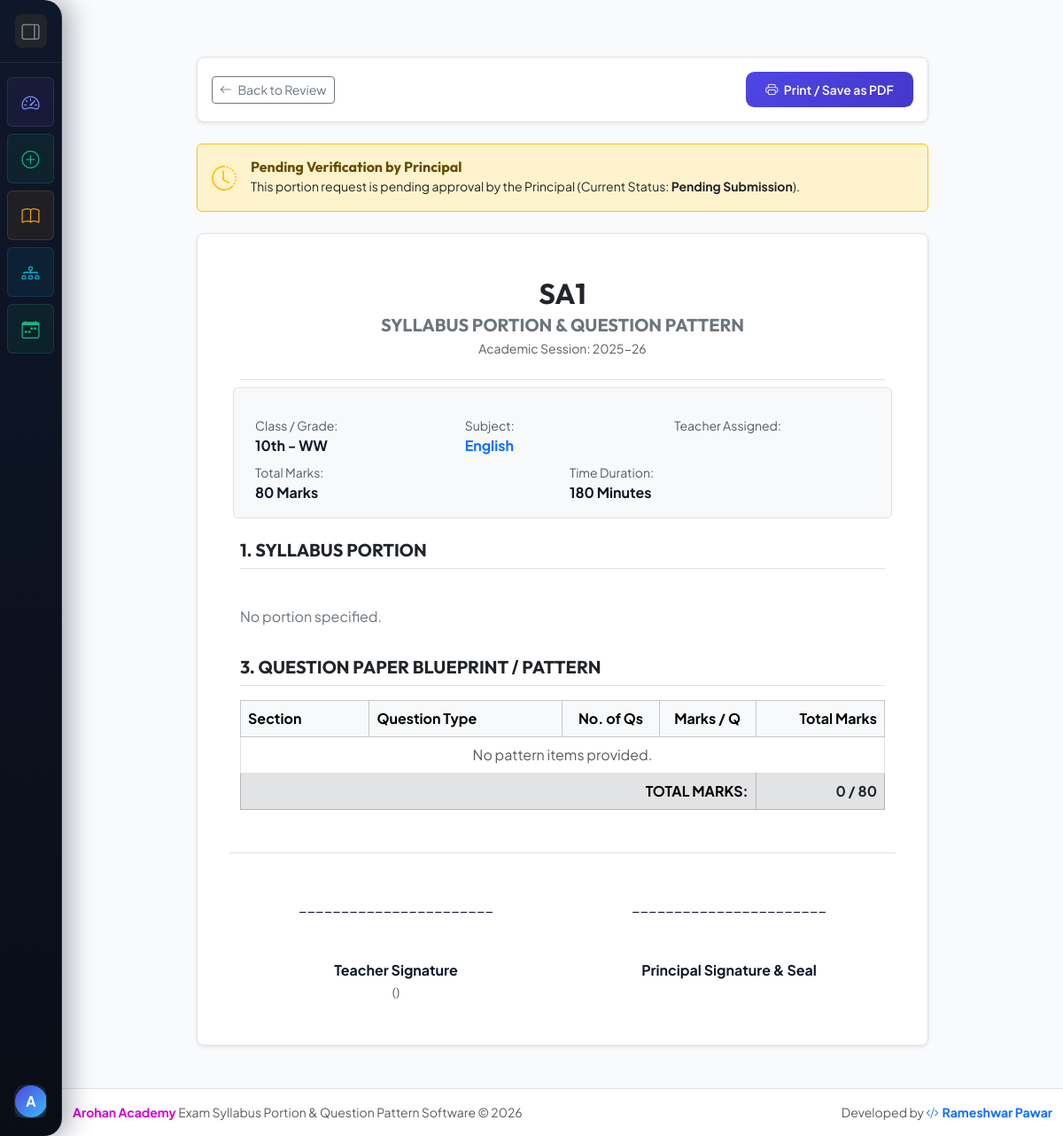
The app's page /submission/46145e73-1848-4c33-800c-a52b606738e7/print/ (signed in) with its own data.
### core/models.py (models this page shows, shortened)
class PortionSubmission(models.Model):
    STATUS_CHOICES = [
        ('PENDING', 'Pending Submission'),
        ('SUBMITTED', 'Submitted by Teacher'),
        ('APPROVED', 'Approved by Principal'),
        ('REVISION', 'Revision Requested'),
    ]
    id = models.UUIDField(primary_key=True, default=uuid.uuid4, editable=False)
    exam = models.ForeignKey(Exam, on_delete=models.CASCADE, related_name='submissions')
    master_subject = models.ForeignKey(MasterSubject, on_delete=models.SET_NULL, null=True, blank=True, related_name='submissions')
    division_ref = models.ForeignKey(Division, on_delete=models.SET_NULL, null=True, blank=True, related_name='submissions')
    class_name = models.CharField(max_length=100, db_index=True, help_text="e.g. Grade VIII(MM) or Class 10-A")
    subject_name = models.CharField(max_length=100, db_index=True, help_text="e.g. Mathematics, Physics")
    teacher_name = models.CharField(max_length=150, help_text="Teacher's full name")
    teacher_email = models.EmailField(blank=True, null=True, help_text="Optional teacher contact email")
    exam_date = models.DateField(blank=True, null=True, db_index=True, help_text="Date of exam e.g. 2026-07-06")
    syllabus_portion = models.TextField(blank=True, help_text="List chapters, topics, and units covered")
    instructions_for_students = models.TextField(blank=True, help_text="Special instructions for question paper e.g. Use of calculator allowed")
    total_marks = models.PositiveIntegerField(default=80)
    duration_minutes = models.PositiveIntegerField(default=180, help_text="Exam duration in minutes")
    order = models.PositiveIntegerField(default=0, db_index=True, help_text="Sequence order of subject for display and reports")
    status = models.CharField(max_length=20, choices=STATUS_CHOICES, default='PENDING', db_index=True)
    principal_remarks = models.TextField(blank=True, help_text="Remarks from Principal/Admin")
    submitted_at = models.DateTimeField(blank=True, null=True)
    created_at = models.DateTimeField(auto_now_add=True)
    updated_at = models.DateTimeField(auto_now=True)
    class Meta:
        ordering = ['order', 'class_name', 'subject_name']
        indexes = [
            models.Index(fields=['exam', 'status'], name='idx_sub_exam_status'),
            models.Index(fields=['exam', 'division_ref', 'master_subject'], name='idx_sub_exam_div_subj'),
            models.Index(fields=['exam', 'order', 'subject_name'], name='idx_sub_exam_order_subj'),
            models.Index(fields=['exam', 'subject_name', 'status'], name='idx_sub_exam_subj_status'),
        ]
    @property
    def has_target_marks(self):
        return (self.total_marks or 0) > 0
    @property
    def total_calculated_marks(self):
        return sum(item.total_marks for item in self.pattern_items.all())

class Exam(models.Model):
    title = models.CharField(max_length=200, help_text="e.g. PA-1 Exam 2026-2027")
    academic_year = models.CharField(max_length=50, help_text="e.g. 2026-2027")
    school_name = models.CharField(max_length=250, default="Arohan Academy School", help_text="School Name Header")
    header_subtitle = models.CharField(max_length=200, default="(Syllabus Paper & Time table)", help_text="Subtitle e.g. (Syllabus Paper & Time table)")
    note_text = models.CharField(max_length=300, default="NOTE: Kindly pay your wards fees before exam and collect the exam pass from the office.", help_text="Bottom note")
    hide_target_before_submission = models.BooleanField(
        default=False,
        help_text="Hide pre-set marks and duration before teacher submission so teachers enter them on submit.",
    )
    created_at = models.DateTimeField(auto_now_add=True, db_index=True)
    is_active = models.BooleanField(default=True, db_index=True)
    class Meta:
        ordering = ['-created_at']
        indexes = [
            models.Index(fields=['is_active', '-created_at'], name='idx_exam_active_created'),
        ]

### core/views.py (the view)
# urls.py: path('submission/<uuid:submission_id>/print/', views.print_submission_view, name='print_submission'),
@login_required
def print_submission_view(request, submission_id):
    submission = get_object_or_404(
        PortionSubmission.objects
        .select_related('exam')
        .prefetch_related('pattern_items'),
        id=submission_id,
    )
    return render(request, 'core/print_submission.html', {'submission': submission})

### templates/core/print_submission.html (shortened to what this page needs)
{% extends 'base.html' %}
{% block content %}
<div class="container my-4" style="max-width: 850px;">
    <div class="d-flex justify-content-between align-items-center mb-4 no-print bg-white p-3 rounded-3 shadow-sm border">
        <div>
            <a href="{% url 'review_submission' submission.id %}" class="btn btn-outline-secondary btn-sm">
                <i class="bi bi-arrow-left me-1"></i> Back to Review
            </a>
        </div>
        <button onclick="window.print()" class="btn btn-primary-custom btn-sm">
            <i class="bi bi-printer me-1"></i> Print / Save as PDF
        </button>
    </div>
    {% if submission.status != 'APPROVED' %}
    <div class="alert alert-warning border-warning d-flex align-items-center mb-4 no-print">
        <i class="bi bi-clock-history fs-3 me-3 text-warning"></i>
        <div>
            <h6 class="fw-bold mb-0">Pending Verification by Principal</h6>
            <small class="text-dark">This portion request is pending approval by the Principal (Current Status: <strong>{{ submission.get_status_display }}</strong>).</small>
        </div>
    </div>
    {% endif %}
    <div class="bg-white p-5 border rounded-3 shadow-sm print-card">
        <div class="text-center border-bottom pb-4 mb-4">
            <h2 class="fw-bold mb-1 text-uppercase text-dark">{{ submission.exam.title }}</h2>
            <h5 class="text-secondary font-semibold mb-1">SYLLABUS PORTION & QUESTION PATTERN</h5>
            <p class="text-muted small mb-0">Academic Session: {{ submission.exam.academic_year }}</p>
        </div>
        <div class="row g-3 mb-4 p-3 bg-light rounded border">
            <div class="col-4">
                <span class="text-muted small d-block">Class / Grade:</span>
                <strong class="fs-6">{{ submission.class_name }}</strong>
            </div>
            <div class="col-4">
                <span class="text-muted small d-block">Subject:</span>
                <strong class="fs-6 text-primary">{{ submission.subject_name }}</strong>
            </div>
            <div class="col-4">
                <span class="text-muted small d-block">Teacher Assigned:</span>
            </div>
            <div class="col-6 mt-2">
                <span class="text-muted small d-block">Total Marks:</span>
                <strong>{% if submission.total_marks > 0 %}{{ submission.total_marks }} Marks{% else %}&mdash;{% endif %}</strong>
            </div>
            <div class="col-6 mt-2">
                <span class="text-muted small d-block">Time Duration:</span>
                <strong>{% if submission.duration_minutes > 0 %}{{ submission.duration_minutes }} Minutes{% else %}&mdash;{% endif %}</strong>
            </div>
        </div>
        <div class="mb-4">
            <h5 class="fw-bold border-bottom pb-2 text-dark">1. SYLLABUS PORTION</h5>
            <div class="py-2 text-secondary" style="white-space: pre-line; line-height: 1.6;">
                {{ submission.syllabus_portion|default:"No portion specified." }}
            </div>
        </div>
        <div class="mb-5">
            <h5 class="fw-bold border-bottom pb-2 text-dark">3. QUESTION PAPER BLUEPRINT / PATTERN</h5>
            <table class="table table-bordered align-middle mt-3">
                <thead class="table-light">
                    <tr>
                        <th style="width: 20%;">Section</th>
                        <th style="width: 30%;">Question Type</th>
                        <th class="text-center" style="width: 15%;">No. of Qs</th>
                        <th class="text-center" style="width: 15%;">Marks / Q</th>
                        <th class="text-end" style="width: 20%;">Total Marks</th>
                    </tr>
                </thead>
                <tbody>
                    {% for item in submission.pattern_items.all %}
                    <tr>
                        <td class="fw-bold">{{ item.section_name }}</td>
                        <td>{{ item.question_type }}</td>
                        <td class="text-center">{{ item.number_of_questions }}</td>
                        <td class="text-center">{{ item.marks_per_question }}</td>
                        <td class="text-end fw-bold">{{ item.total_marks }}</td>
                    </tr>
                    {% empty %}
                    <tr>
                        <td colspan="5" class="text-center text-muted">No pattern items provided.</td>
                    </tr>
                    {% endfor %}
                </tbody>
                <tfoot>
                    <tr class="table-secondary">
                        <th colspan="4" class="text-end fw-bold">TOTAL MARKS:</th>
                        <th class="text-end fs-6 fw-bold text-dark">{{ submission.total_calculated_marks }}{% if submission.has_target_marks %} / {{ submission.total_marks }}{% endif %}</th>
                    </tr>
                </tfoot>
            </table>
        </div>
        <div class="row pt-5 mt-5 border-top">
            <div class="col-6 text-center">
                <p class="mb-5">_______________________</p>
                <p class="fw-bold mb-0">Teacher Signature</p>
                <small class="text-muted">({{ submission.teacher_name }})</small>
            </div>
            <div class="col-6 text-center">
                <p class="mb-5">_______________________</p>
                <p class="fw-bold mb-0">Principal Signature & Seal</p>
            </div>
        </div>
    </div>
</div>
{% endblock %}

### templates/base.html (shortened to what this page needs)
{% load static %}
<!DOCTYPE html>
<html lang="en">
<head>
    <link href="https://cdn.jsdelivr.net/npm/bootstrap@5.3.2/dist/css/bootstrap.min.css" rel="stylesheet">
    <link href="https://cdn.jsdelivr.net/npm/bootstrap-icons@1.11.1/font/bootstrap-icons.css" rel="stylesheet">
    <link href="{% static 'css/style.css' %}" rel="stylesheet">
</head>
<body class="{% block body_class %}{% if user.is_authenticated %}has-sidebar sidebar-collapsed{% endif %}{% endblock %}">
    {% block navbar %}
    {% if user.is_authenticated %}
    <aside class="sidebar-pro collapsed no-print" id="mainSidebar">
        <div class="sidebar-header d-flex align-items-center justify-content-between px-3 py-3">
            <button type="button" class="btn btn-sm btn-dark sidebar-toggle-btn border-0 text-white-50 p-1.5" onclick="toggleSidebar()" title="Toggle Sidebar Navigation">
                <i class="bi bi-layout-sidebar-reverse fs-5" id="sidebarToggleIcon"></i>
            </button>
        </div>
        <div class="sidebar-menu py-3 flex-grow-1">
            <ul class="nav nav-pills flex-column px-2 gap-2">
                <li class="nav-item">
                    <a class="nav-link sidebar-link sidebar-item-dashboard d-flex align-items-center " href="{% url 'principal_dashboard' %}" title="Principal Dashboard">
                        <i class="bi bi-speedometer2 me-3 fs-5 nav-icon"></i>
                    </a>
                </li>
                <li class="nav-item">
                    <a class="nav-link sidebar-link sidebar-item-exam d-flex align-items-center {% if request.resolver_match.url_name == 'create_exam' %}active{% endif %}" href="{% url 'create_exam' %}" title="Create New Exam">
                        <i class="bi bi-plus-circle me-3 fs-5 nav-icon"></i>
                    </a>
                </li>
                <li class="nav-item">
                    <a class="nav-link sidebar-link sidebar-item-subjects d-flex align-items-center " href="{% url 'manage_subjects' %}" title="Manage Master Subjects">
                        <i class="bi bi-book me-3 fs-5 nav-icon"></i>
                    </a>
                </li>
                <li class="nav-item">
                    <a class="nav-link sidebar-link sidebar-item-divisions d-flex align-items-center " href="{% url 'manage_divisions' %}" title="Manage Master Divisions">
                        <i class="bi bi-diagram-3 me-3 fs-5 nav-icon"></i>
                    </a>
                </li>
                <li class="nav-item">
                    <a class="nav-link sidebar-link sidebar-item-exam d-flex align-items-center {% if 'timetable' in request.resolver_match.url_name %}active{% endif %}" href="{% url 'manage_timetables' %}" title="Manage Exam Timetables">
                        <i class="bi bi-calendar-week me-3 fs-5 nav-icon"></i>
                    </a>
                </li>
            </ul>
        </div>
        <div class="sidebar-footer p-2 m-2 border-0">
            <div class="sidebar-user-card p-2.5 d-flex align-items-center justify-content-between">
                <div class="d-flex align-items-center overflow-hidden">
                    <div class="user-avatar text-white rounded-circle d-flex align-items-center justify-content-center me-2 fw-bold" style="width: 36px; height: 36px; min-width: 36px; background: linear-gradient(135deg, #4f46e5 0%, #38bdf8 100%); box-shadow: 0 4px 10px rgba(56, 189, 248, 0.3);">
                        {{ user.username|slice:":1"|upper }}
                    </div>
                </div>
            </div>
        </div>
    </aside>
    {% endif %}
    {% endblock navbar %}
    <main class="flex-grow-1 py-4">
        {% block content %}{% endblock %}
    </main>
    <footer class="bg-white border-top py-3 mt-auto no-print text-center text-muted small">
        <div class="container d-flex flex-column flex-sm-row justify-content-between align-items-center gap-2">
            <div>
                <span><b style="color: #d106d1;">Arohan Academy</b> Exam Syllabus Portion & Question Pattern Software &copy; {% now "Y" %}</span>
            </div>
            <div>
                <span>Developed by <a href="https://prameshwar4378.github.io/My_Portfolio/" target="_blank" rel="noopener noreferrer" class="fw-bold text-decoration-none text-primary"><i class="bi bi-code-slash me-1"></i>Rameshwar Pawar</a></span>
            </div>
        </div>
    </footer>
</body>
</html>

### records on screen
PortionSubmission: status "Pending Submission", exam "SA1", exam.academic_year "2025-26", class_name "10th - WW", subject_name "English", total_marks "80", duration_minutes "180", syllabus_portion "No portion specified.", total_calculated_marks "0"

### other values on screen
{{ user.username|slice:":1"|upper }} "A"
